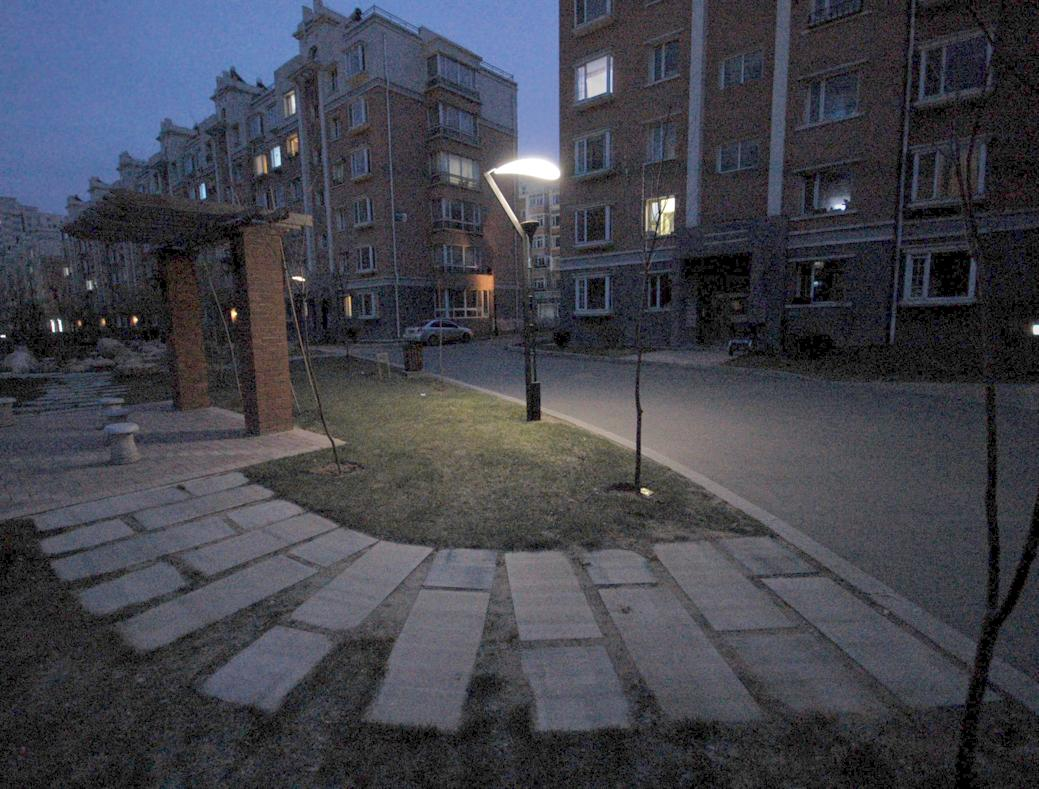
%> input picture GC_RGB.jpg, 1039 x 789 px
$ octave --eval "result = STAR(imread('GC_RGB.jpg'));"   (GNU Octave 9; MATLAB toolbox functions it lacks are replaced by stand-ins)
%> lines starting %> are read from the running program, lines starting %| are printed output that depends on the picture
### convBox.m
function J = convBox( I, r, s, nomex )
% Extremely fast 2D image convolution with a box filter.
%
% Convolves an image by a F=ones(2*r+1,2*r+1)/(2*r+1)^2 filter. The
% convolution can be performed in constant time per-pixel, independent of
% the radius r. In fact the implementation is nearly optimal, with the
% convolution taking only slightly more time than creating a copy of the
% input array. Boundary effects are handled as if the image were padded
% symmetrically prior to performing the convolution. An optional integer
% downsampling parameter "s" can be specified, in which case the output is
% downsampled by s (the implementation is efficient with downsampling
% occurring simultaneously with smoothing, saving additional time).
%
% The output is exactly equivalent to the following Matlab operations:
%  f = ones(1,2*r+1); f=f/sum(f);
%  J = padarray(I,[r r],'symmetric','both');
%  J = convn(convn(J,f,'valid'),f','valid');
%  if(s>1), t=floor(s/2)+1; J=J(t:s:end-s+t,t:s:end-s+t,:); end
% The computation, however, is an order of magnitude faster than the above.
%
% When used as a smoothing filter, the standard deviation (sigma) of a box
% filter with radius r can be computed using [sigma=sqrt(r*(r+1)/3)]. For
% the first few values of r this translates to: r=1: sigma=sqrt(2/3), r=2:
% sigma=sqrt(2), r=3: sigma=2. Given sigma, the equivalent value of r can
% be computed via [r=sqrt(12*sigma*sigma+1)/2-.5].
%
% The related function convTri performs convolution with a triangle filter,
% which has nicer properties if used for smoothing, but is slightly slower.
%
% This code requires SSE2 to compile and run (most modern Intel and AMD
% processors support SSE2). Please see: http://en.wikipedia.org/wiki/SSE2.
%
% USAGE
%  J = convBox( I, r, [s], [nomex] )
%
% INPUTS
%  I      - [hxwxk] input k channel single image
%  r      - integer filter radius
%  s      - [1] integer downsampling amount after convolving
%  nomex  - [0] if true perform computation in matlab (for testing/timing)
%
% OUTPUTS
%  J      - [hxwxk] smoothed image
%
% EXAMPLE
%  I = single(imResample(imread('cameraman.tif'),[480 640]))/255;
%  r = 5; s = 2; % set parameters as desired
%  tic, J1=convBox(I,r,s); toc % mex version (fast)
%  tic, J2=convBox(I,r,s,1); toc % matlab version (slow)
%  figure(1); im(J1); figure(2); im(abs(J2-J1));
%
% See also conv2, convTri
%
% Piotr's Computer Vision Matlab Toolbox      Version 3.02
% Copyright 2014 Piotr Dollar & Ron Appel.  [pdollar-at-gmail.com]
% Licensed under the Simplified BSD License [see external/bsd.txt]

assert( r>=0 );
if( nargin<3 ), s=1; end
if( nargin<4 ), nomex=0; end
if( isempty(I) || (r==0 && s==1) ), J = I; return; end
m=min(size(I,1),size(I,2)); if( m<4 || 2*r+1>=m ), nomex=1; end

if( nomex==0 )
  if( r==1 && s<=2 )
    J = convConst('convTri1',I,1,s);
  else
    J = convConst('convBox',I,r,s);
  end
else
  f = ones(1,2*r+1); f=f/sum(f);
  J = padarray(I,[r r],'symmetric','both');
  J = convn(convn(J,f,'valid'),f','valid');
  if(s>1), t=floor(s/2)+1; J=J(t:s:end-s+t,t:s:end-s+t,:); end
end

### STAR.m
function [ I, R] = STAR( src, alpha, beta, pI, pR, vareps, r, K, debug)
if (~exist('alpha','var'))	% alpha -- parameter for structure
    alpha = 0.001;
end
if (~exist('beta','var'))	% beta -- parameter for texture
    beta = 0.0001;
end
if (~exist('pI','var'))	% pI -- parameter for structure INTENSITY
    pI = 1;
end
if (~exist('pR','var'))	% pR -- parameter for texture INTENSITY
    pR = 0.5;
end
if (~exist('vareps','var')) % vareps -- stopping parameter
    vareps = 0.01;
end
if (~exist('r','var'))      % r -- the size of Omega in Eq.(3)
    r = 3;
end
if (~exist('K','var'))      % K -- maximum iterations
    K = 20;
end
if (~exist('debug','var'))  % debug -- set debug/release
    debug = true;
end
r = (r-1)/2;
eps=0.0001;
if size(src,3)==1
    S = src;
else
    hsv = rgb2hsv(src);
%> hsv: size 789x1039x3 double; mean H, S, V 0.549, 0.174, 0.305
    S = hsv(:,:,3);
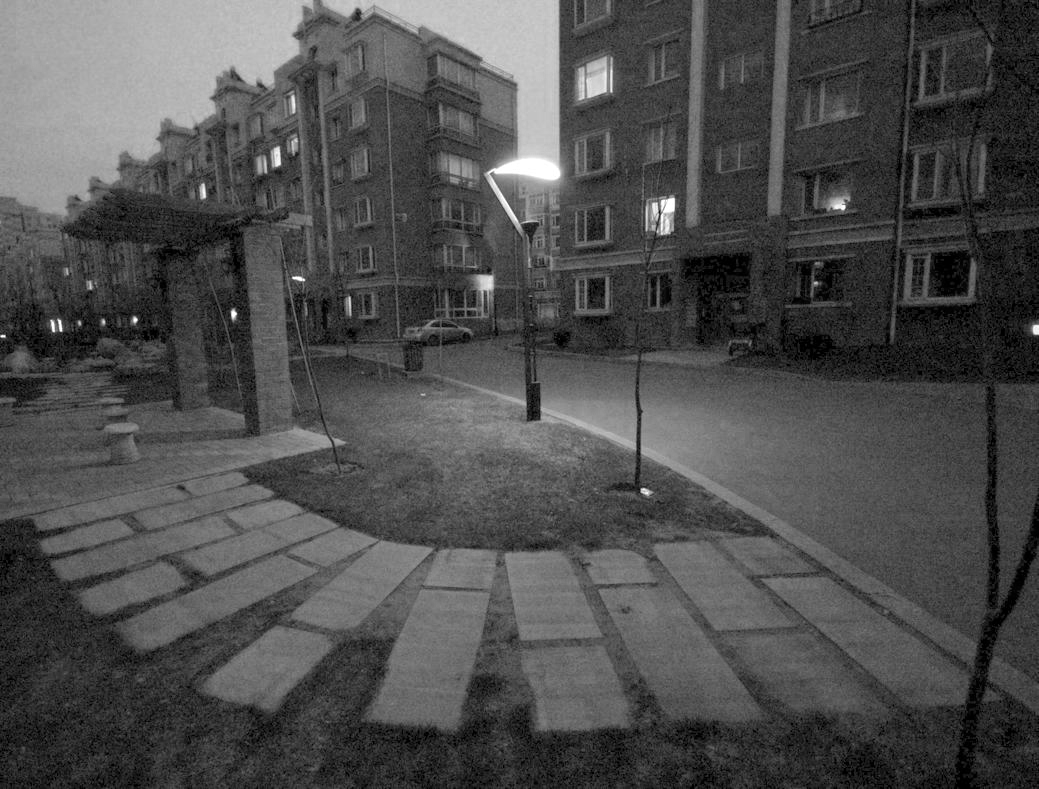
%> S: size 789x1039 double; min 0, max 1, mean 0.305
end

I=S;             % initialize I_0
R=ones(size(S)); % initialize R_0
if debug == true
    fprintf('-- Stop iteration until eplison < %02f or K > %d\n', vareps, K);
end
for iter = 1:K
    preI=I;
    preR=R;

    %% algorithm for P1
    %pI=max(pI,pR);
    I=S./R;
    Ix = diff(I,1,2); Ix = padarray(Ix, [0 1], 'post');
    Iy = diff(I,1,1); Iy = padarray(Iy, [1 0], 'post');
    avgIx=convBox( single(Ix), r);
    avgIy=convBox( single(Iy), r);
    ux = max(abs(avgIx).^pI,eps).^(-1);  % structure map avgIx.^pI > avgIx.*Ix > Ix.^2
    uy = max(abs(avgIy).^pI,eps).^(-1);  % structure map
    ux(:,end) = 0;
    uy(end,:) = 0;

    I = solveLinearSystem(S, R, ux, uy, alpha);  % Eq.(12)
    eplisonI = norm(I-preI, 'fro')/norm(preI, 'fro');   % iterative error of I

    %% algorithm for P2
    %pR=min(pI,pR);
    R=S./I;
    Rx = diff(R,1,2); Rx = padarray(Rx, [0 1], 'post');
    Ry = diff(R,1,1); Ry = padarray(Ry, [1 0], 'post');
    avgRx=convBox( single(Rx), r);
    avgRy=convBox( single(Ry), r);
    vx = max(abs(avgRx).^pR,eps).^(-1);  % texture map
    vy = max(abs(avgRy).^pR,eps).^(-1);  % texture map
    vx(:,end) = 0;
    vy(end,:) = 0;

    R = solveLinearSystem(S, I, vx, vy, beta);            	% Eq.(13)
    eplisonR = norm(R-preR, 'fro')/norm(preR, 'fro');   % iterative error of R

    %% iteration until convergence
    if debug == true
        fprintf('Iter #%d : eplisonI = %f; eplisonR = %f\n', iter, eplisonI, eplisonR);
    end
    if(eplisonI<vareps||eplisonR<vareps)
        break;
    end
end
%> this loop made 1 pass
%> pass 1, in STAR, `Ix = diff(I,1,2)`:
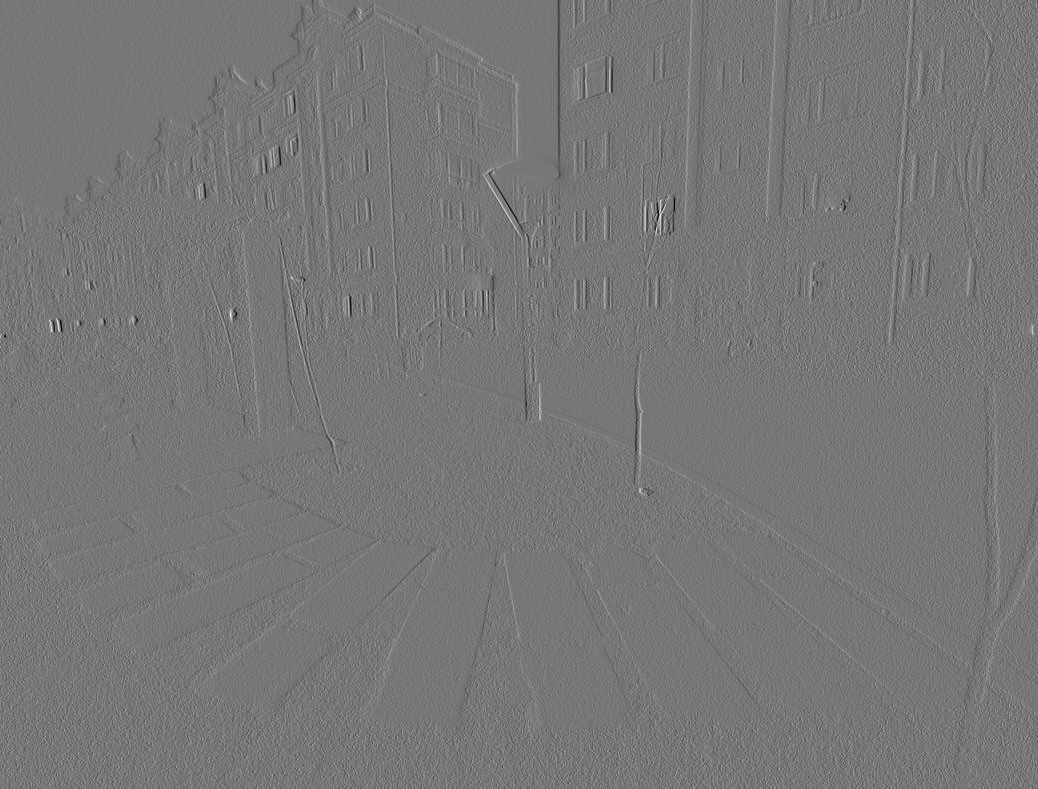
%> Ix: size 789x1038 double; min -0.518, max 0.588, mean -0.000142; drawn with min black and max white
%> the run ends on the next line
I(I<0)=0;
R(R<0)=0;
end

$ run again, on birds.bmp_JieP.jpg
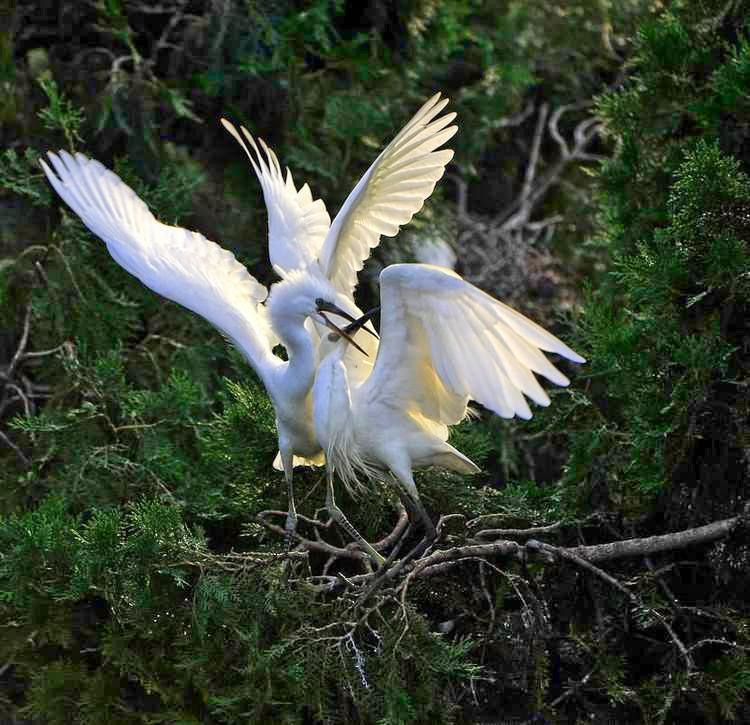
%> input picture birds.bmp_JieP.jpg, 750 x 725 px
%> hsv: size 725x750x3 double; mean H, S, V 0.246, 0.345, 0.275
%> in STAR, `S = hsv(:,:,3);`:
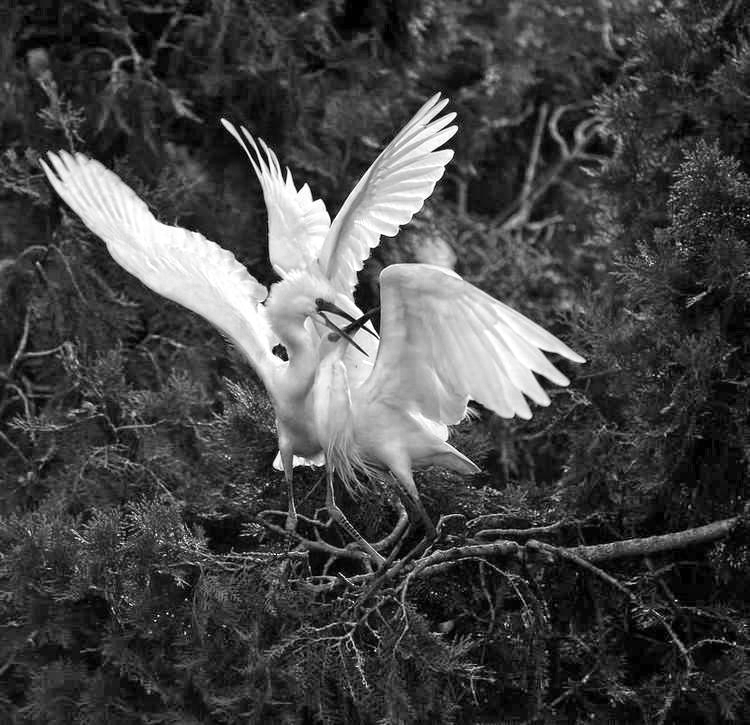
%> S: size 725x750 double; min 0, max 1, mean 0.275
%> the loop in STAR, `for iter = 1:K` made 1 pass
%> pass 1, in STAR, `Iy = diff(I,1,1)`:
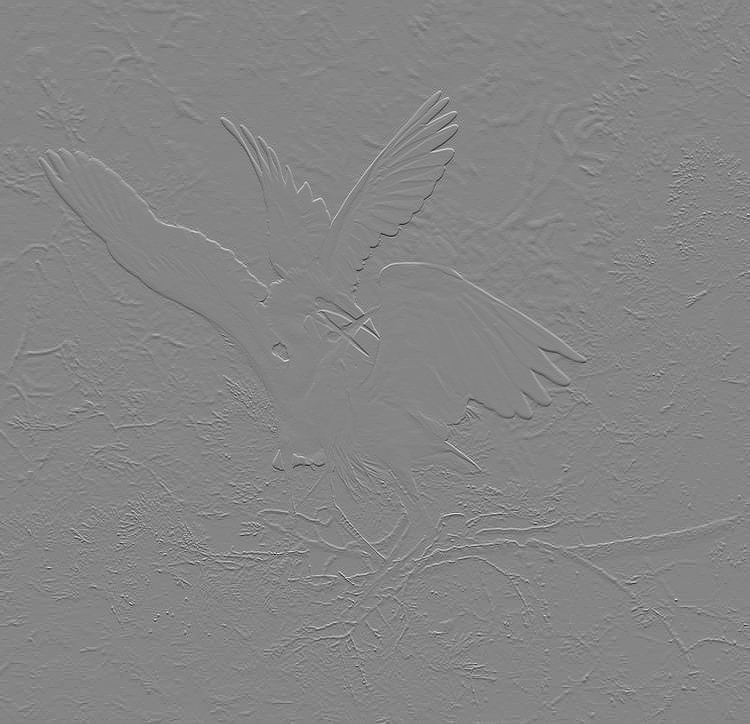
%> Iy: size 724x750 double; min -0.988, max 0.902, mean -8.04e-05; drawn with min black and max white
